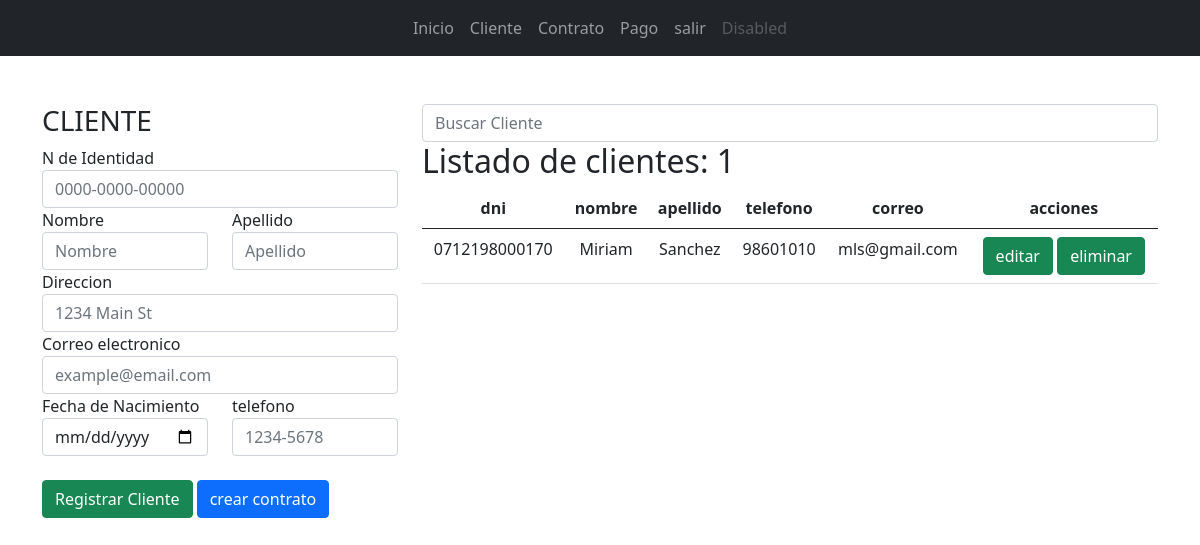
Before: /cliente/ with the older database file.
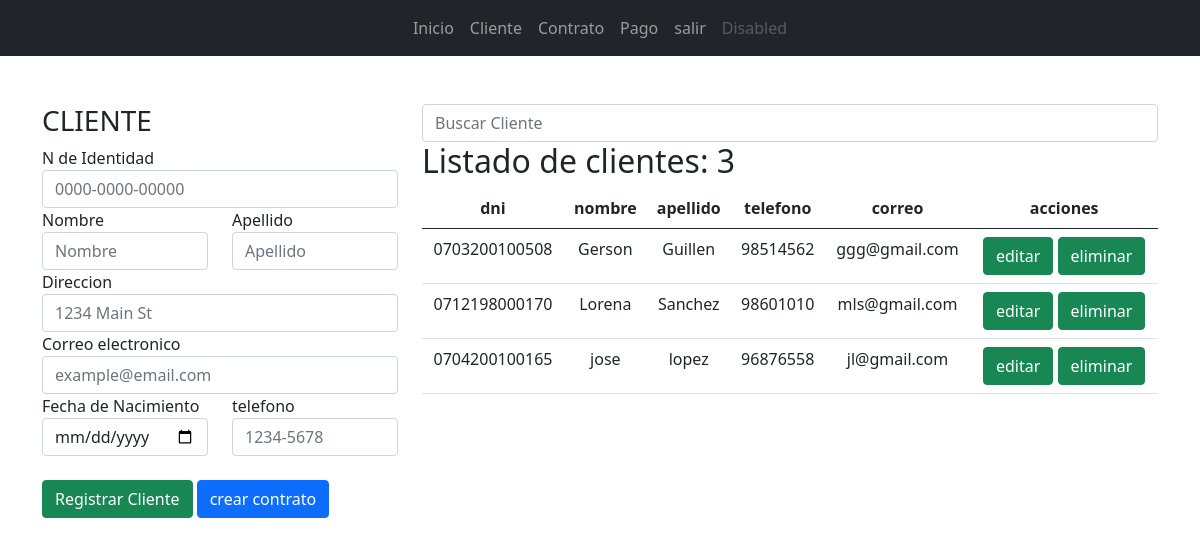
After: the same page with the newer database file.
### app_lotificadora/models.py (models this page shows, shortened)
class Cliente(models.Model):
    dni = models.CharField(max_length=16)
    nombre = models.CharField(max_length=35)
    apellido = models.CharField(max_length=35)
    direccion = models.TextField()
    fecha = models.DateField()
    telefono = models.CharField(max_length=13)
    correo = models.EmailField(max_length=40)
    fecha_ingreso = models.DateField(auto_now_add=True, null=True)
    estado = models.BooleanField(default=True)
    user = models.OneToOneField(User, on_delete=models.CASCADE, null=True, blank=True)

### app_lotificadora/views.py (the view, shortened to what this page needs)
# urls.py: path('cliente/', views.cliente, name="cliente"),
def cliente(request):
    q = request.GET.get('q')
    if q:
        cli = Cliente.objects.filter(nombre__startswith=q).order_by('nombre')
    else:
        cli = Cliente.objects.all().order_by('nombre')
    ctx = {
        'cliente': cli,
    }
    return render(request, 'cliente/cliente.html', ctx)

### app_lotificadora/templates/cliente/cliente.html (shortened to what the changed rows need)
{% extends "base.html" %}
{% block container %}
    <div class="row">
        <div class="col-md-8">
            <form action="" method="get">
                <input type="search" name="q" value="{{ q }}" class="form-control" placeholder="Buscar Cliente">
            </form>
            <h2>Listado de clientes: {{ cliente|length }}</h2>
            <div class="table-responsive">
                <table class="table table-hover">
                    <thead>
                        <tr class="text-center">
                            <th>dni</th>
                            <th>nombre</th>
                            <th>apellido</th>
                            <th>telefono</th>
                            <th>correo</th>
                            <th>acciones</th>
                        </tr>
                    </thead>
                    <tbody>
                        {% for c in cliente %}
                            <tr class="text-center">
                                <td>{{ c.dni }}</td>
                                <td>{{ c.nombre }}</td>
                                <td>{{ c.apellido }}</td>
                                <td>{{ c.telefono }}</td>
                                <td>{{ c.correo|default_if_none:'-' }}</td>
                                <td>
                                    <a href="{% url 'mantenimiento_cliente' c.id %}" type="submit" class="btn btn-success">editar</a>
                                    <input type="submit" class="btn btn-success" value="eliminar">
                                </td>
                            </tr>
                        {% empty %}
                            <div class="alert alert-danger">No se encuentran Clientes</div>
                        {% endfor %}
                    </tbody>
                </table>
            </div>
        </div>
    </div>
{% endblock  %}

Changed rows visible on the page:
added Cliente: dni "0703200100508", nombre "Gerson", apellido "Guillen", telefono "98514562", correo "ggg@gmail.com"
changed Cliente "Sanchez": nombre "Miriam" → "Lorena"
added Cliente: dni "0704200100165", nombre "jose", apellido "lopez", telefono "96876558", correo "jl@gmail.com"
Other visible differences:
{{ cliente|length }}: "1" → "3"
